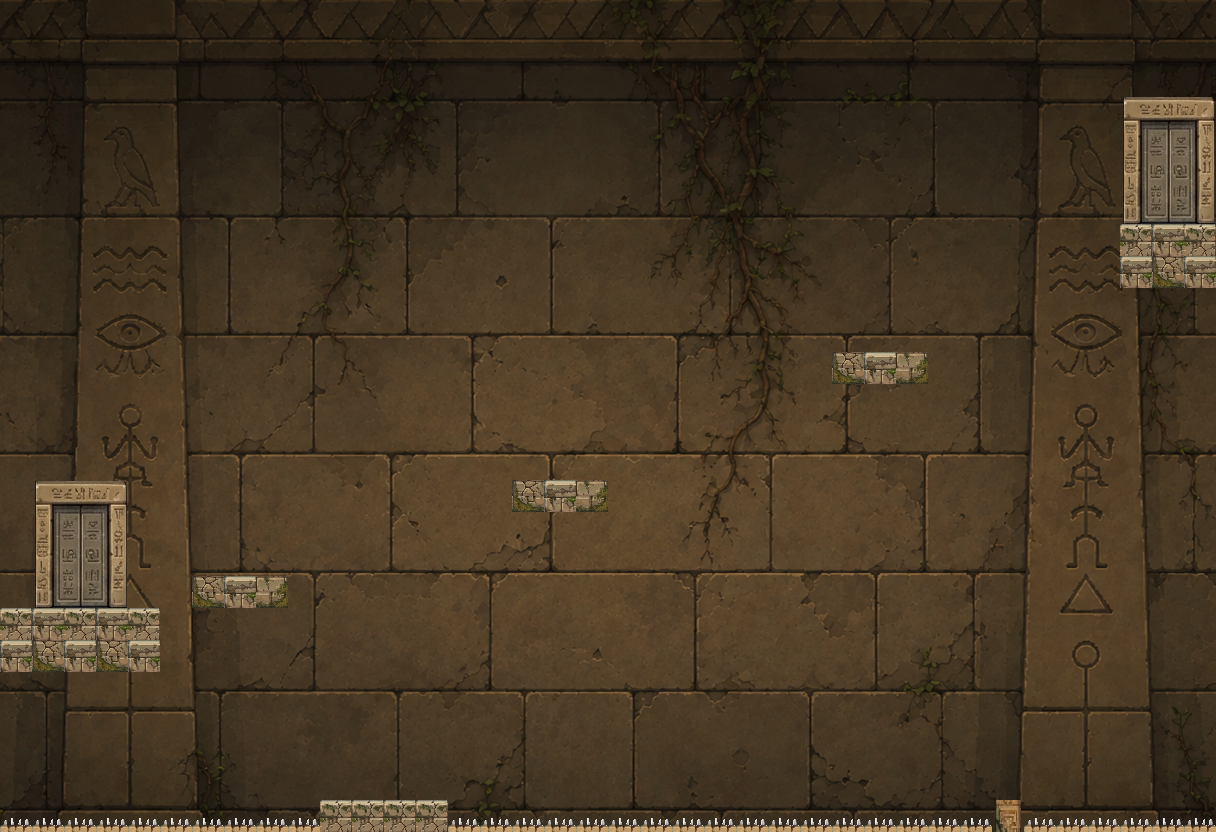

Rendered tile map (Tiled .tmx) drawn with the repository's tilesets; below, a short description and the map source with its tile grids summarised:
An orthogonal 38x26 tile map with 32x32 px tiles, 2 tile layers (Livello tile 1, Livello tile 2), 3 tilesets and 13 objects (5x solid, 2x scarabeo, start, crollo, finish, ...).

<map version="1.10" tiledversion="1.11.2" orientation="orthogonal" renderorder="right-down" width="38" height="26" tilewidth="32" tileheight="32" infinite="0" nextlayerid="51" nextobjectid="14">
 <properties>
  <property name="viaggiPresente" type="int" value="5" />
  <property name="viaggiPassato" type="int" value="6" />
  <property name="dimensionePersonaggio" type="float" value="57.6" />
  <property name="uscita" value="tocco" />
  <property name="titolo" value="Il ponte crollato" />
  <property name="parallasse" type="float" value="0.75" />
 </properties>
 <tileset firstgid="1" source="Sfondo2.tsx" />
 <tileset firstgid="1537" source="GrigliaPresente.tsx" />
 <tileset firstgid="1693" source="Griglia.tsx" />
 <layer id="1" name="Livello tile 1" width="38" height="26">
  <data>[988 cells, 988 non-empty, 988 distinct tile ids]</data>
 </layer>
 <layer id="2" name="Livello tile 2" width="38" height="26">
  <data>[988 cells, 87 non-empty, 18 distinct tile ids]</data>
 </layer>
 <objectgroup id="50" name="oggetti">
  <object id="1" name="solid" x="0" y="608" width="160" height="64" />
  <object id="2" name="start" x="32" y="480" width="96" height="128" />
  <object id="3" name="solid" x="192" y="576" width="96" height="32" />
  <object id="4" name="crollo" x="512" y="480" width="96" height="32" />
  <object id="5" name="solid" x="832" y="352" width="96" height="32" />
  <object id="6" name="solid" x="1120" y="224" width="96" height="64" />
  <object id="7" name="finish" x="1120" y="96" width="96" height="128" />
  <object id="8" name="scarabeo" x="228" y="468" width="24" height="24" />
  <object id="9" name="scarabeo" x="868" y="318" width="24" height="24" />
  <object id="10" name="gabbia" x="854" y="300" width="52" height="52" />
  <object id="11" name="geroglifico" x="128" y="568" width="32" height="40">
   <properties>
    <property name="testo" value="Il ponte crollo' quando chiusi la mia stanza. Solo il passato ricorda la strada." />
   </properties>
  </object>
  <object id="12" name="solid" x="0" y="832" width="1216" height="32" />
  <object id="13" name="kill" x="0" y="813" width="1216" height="19" />
 </objectgroup>
</map>
